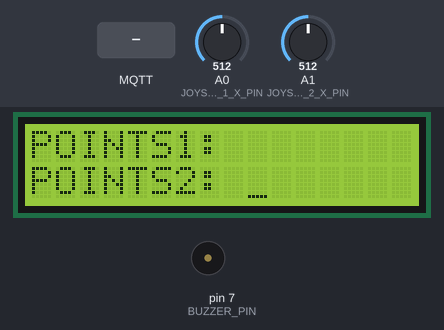
Bench run of a sketch on a simulated Arduino Mega 2560, built with avr-gcc and run on an emulated ATmega2560. Parts: 16×2 character LCD, buzzer (waves = sounding, pin HIGH). Wiring (inferred from the names in the program): character LCD (HD44780): RS A2; R/W A3; E A4; data A7, A8, A9, A10, A11, A12, A13, A14. The inputs (shaded band) are chosen by the test bench; at power-on: A0 (JOYSTICK_1_X_PIN) = 512, A1 (JOYSTICK_2_X_PIN) = 512. WiFi joins after 1.5 s; servers stay silent unless stated; no MQTT or app messages arrive unless stated; pins used as bus, display or sensor lines are not drawn; what the sketch prints to the serial monitor is not drawn.

Above: at 1.2 s.
1.3 s: MQTT message "0" arrives on the first subscribed topic
At 1.8 s:
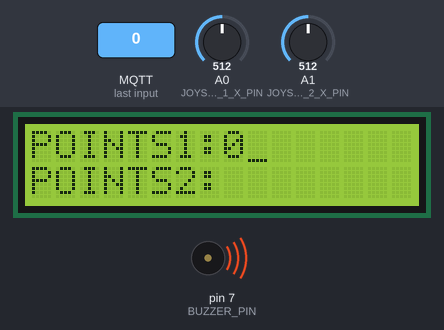
2.8 s: MQTT message "1" arrives on the first subscribed topic
At 4.0 s:
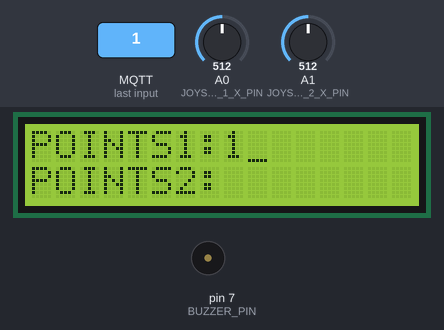
4.3 s: MQTT message "on" arrives on the first subscribed topic
At 5.3 s:
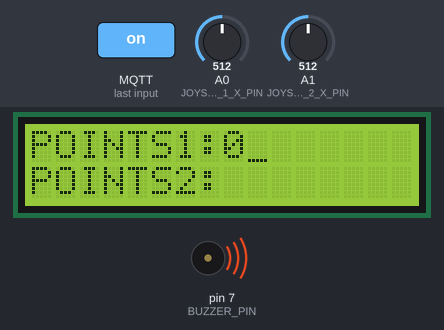
Timing chart, 0 to 7.3 s (numbered marks = the images above; inputs shaded):
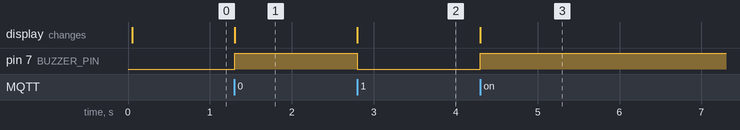

Measured:
- after the input at 1.3 s, pin 7 (BUZZER_PIN): LOW → HIGH at once; the display: changes at once (image 1)
- after the input at 2.8 s, pin 7 (BUZZER_PIN): HIGH → LOW at once; the display: changes at once (image 2)
- after the input at 4.3 s, pin 7 (BUZZER_PIN): LOW → HIGH at once; the display: changes at once (image 3)

The sketch:

ArkanoidPlaca2.ino
```cpp
/*************************************************************
*   IMPORTS
*************************************************************/

#include <Ethernet2.h>
#include <PubSubClient.h>
#include "Timer1.h"
#include "LCD.h"


/*************************************************************
*   NETWORK CONFIGURATION
*************************************************************/

// Instantiates an Ethernet client and MQTT client
EthernetClient ethClient;
PubSubClient mqttClient(ethClient);

// Ethernet MAC address
const uint8_t myMAC_LSB = 0x04;
byte mac[] = { 0x00, 0x00, 0x00, 0x00, 0x00, myMAC_LSB };

// HOME Network parameters
// IPAddress ip(192, 168, 1, 151);
// IPAddress gw(192, 168, 1, 1);

// UIB Network parameters
const uint8_t myHostAddress = 163;
IPAddress ip(192, 168, 132, myHostAddress); // This host IP
IPAddress gw(192, 168, 132, 7); // Gateway IP

IPAddress mydns(8, 8, 8, 8);

// MQTT broker information
const char broker_name[] = "tom.uib.es";
const unsigned int broker_port = 1883;
const char client_id[] = "mrm2";  // Unique client ID para el segundo Arduino

// MQTT topics
const char *bar1Topic = "Arkanoid/bar1";
const char *bar2Topic = "Arkanoid/bar2";
const char *points1Topic = "Arkanoid/points1";
const char *points2Topic = "Arkanoid/points2";


/*************************************************************
*   INPUT/OUTPUT CONSTANTS & VARIABLES
*************************************************************/

// Joystick pins
const uint8_t JOYSTICK_1_X_PIN = A0;  // Joystick 1 X-axis pin
const uint8_t JOYSTICK_2_X_PIN = A1;  // Joystick 2 X-axis pin

// LCD pins
const uint8_t PIN_RS = A2;
const uint8_t PIN_RW = A3;
const uint8_t PIN_EN = A4;

const uint8_t PIN_DB0 = A7;
const uint8_t PIN_DB1 = A8;
const uint8_t PIN_DB2 = A9;
const uint8_t PIN_DB3 = A10;
const uint8_t PIN_DB4 = A11;
const uint8_t PIN_DB5 = A12;
const uint8_t PIN_DB6 = A13;
const uint8_t PIN_DB7 = A14;

// Buzzer
const uint8_t BUZZER_PIN = 7;

// Joystick mapped values
const int minMappedValue = 20;
const int maxMappedValue = 780;

// Timer instance
Timer1 timer;
volatile bool publishFlag = false;

// LCD instance
LCD lcd(
  PIN_RS, PIN_RW, PIN_EN,
  PIN_DB0, PIN_DB1, PIN_DB2, PIN_DB3,
  PIN_DB4, PIN_DB5, PIN_DB6, PIN_DB7
);

/*************************************************************
*   GAME VARIABLES
*************************************************************/
// Points char []
char points1[10] = "0";
char points2[10] = "0";

// Variables para almacenar los puntos previos
int previousPoints1 = -1;
int previousPoints2 = -1;


/*************************************************************
*   INTERRUPT SERVICE ROUTINE (ISR)
*************************************************************/
ISR(TIMER1_COMPA_vect) {
  publishFlag = true;
}

/*************************************************************
*   SETUP FUNCTION
*************************************************************/
void setup() {
  Serial.begin(115200);

  lcd.init();

  // LCD setup
  lcd.clear();

  lcd.moveCursor(0, 0);
  lcd.print("POINTS1: ");

  lcd.moveCursor(1, 0);
  lcd.print("POINTS2: ");
  pinMode(BUZZER_PIN, OUTPUT);

  Ethernet.begin(mac, ip, mydns, gw);
  mqttClient.setServer(broker_name, broker_port);
  mqttClient.setCallback(callback);

  // Initialize and start Timer1 (100ms interval)
  timer.init(PS_256, 6250);  // 16MHz / 256 prescaler -> 37500 ticks = 600ms
  timer.start();
}


/*************************************************************
*   MAIN LOOP FUNCTION
*************************************************************/
void loop() {
  connect();

  // Suscribe to topics
  static bool subscribed = false;
  if (!subscribed) {
    mqttClient.subscribe(points1Topic);
    mqttClient.subscribe(points2Topic);
    subscribed = true;
    Serial.println("Subscribed to topics");
  }

  // Publish joystick values
  if (publishFlag) {
    publishJoystickValues();
    publishFlag = false;
  }

  mqttClient.loop();
}


/*************************************************************
*   NETWORK COMMUNICATION FUNCTIONS
*************************************************************/
void publishJoystickValues() {
  int joystickValue1 = analogRead(JOYSTICK_1_X_PIN);
  int joystickValue2 = analogRead(JOYSTICK_2_X_PIN);

  int mappedValue1 = map(joystickValue1, 0, 1023, minMappedValue, maxMappedValue);
  int mappedValue2 = map(joystickValue2, 0, 1023, minMappedValue, maxMappedValue);

  // Convert mapped values to strings
  char payload1[10], payload2[10];
  sprintf(payload1, "%d", mappedValue1);
  sprintf(payload2, "%d", mappedValue2);

  // Publish values to respective topics
  mqttClient.publish(bar1Topic, payload1);
  mqttClient.publish(bar2Topic, payload2);
}

void callback(char* topic, byte* payload, unsigned int length) {
  char message[length + 1];
  memcpy(message, payload, length);
  message[length] = '\0';

  // Turn message to integer
  int currentPoints = atoi(message);

  if (strcmp(topic, points1Topic) == 0) {
    if (currentPoints != previousPoints1) {
      previousPoints1 = currentPoints;
      sprintf(points1, "%d", currentPoints);
      soundBuzzer();
      lcd.moveCursor(0, 8);  // Move cursor
      lcd.print(points1);  // Print points1
    }
  } else if (strcmp(topic, points2Topic) == 0) {
    if (currentPoints != previousPoints2) {
      previousPoints2 = currentPoints;
      sprintf(points2, "%d", currentPoints);
      soundBuzzer();
      lcd.moveCursor(1, 8);  // Move cursor
      lcd.print(points2);  // Print points1
    }
  }
}

void connect() {
  while (!mqttClient.connected()) {
    Serial.println("Attempting MQTT connection...");
    if (mqttClient.connect(client_id)) {
      Serial.println("Connected to MQTT broker!");
    } else {
      Serial.print("Connection failed, rc=");
      Serial.print(mqttClient.state());
      Serial.println(" retrying in 2 seconds...");
      delay(5000);  // Intentar nuevamente después de 2 segundos
    }
  }
}

/*************************************************************
*   HELPER FUNCTIONS
*************************************************************/
void soundBuzzer() {
  static bool buzzerState = false;

  Serial.println("buzz buzz buzzz");
  if (buzzerState) {
    digitalWrite(BUZZER_PIN, LOW);  // Turn off buzzer
  } else {
    digitalWrite(BUZZER_PIN, HIGH); // Turn on buzzer
  }
  buzzerState = !buzzerState;
}
```

Timer1.cpp
```cpp
#include "Timer1.h"

Timer1::Timer1() {}

void Timer1::init(pscaler_t pscaler, uint16_t ticks)
{
  // Clear timer counter
  TCNT1 = 0;

  // Reset timer control registers
  TCCR1A = 0;
  TCCR1B = 0;

  // Confige CTC mode (WGMn3:0 = 0100)
  TCCR1B |= 0 << WGM13 | 1 << WGM12 | 0 << WGM11 | 0 << WGM10;

  // Enable OC match interrupt
  TIMSK1 |= (1 << OCIE1A);

  this->pscaler = pscaler;
  this->ticks = ticks;
}

void Timer1::start()
{
  OCR1A = ticks;
  TCCR1B &= ~(1 << CS12 | 1 << CS11 | 1 << CS10);
  switch (pscaler) {
    case PS_1    : TCCR1B |= (0 << CS12 | 0 << CS11 | 1 << CS10); break;
    case PS_8    : TCCR1B |= (0 << CS12 | 1 << CS11 | 0 << CS10); break;
    case PS_64   : TCCR1B |= (0 << CS12 | 1 << CS11 | 1 << CS10); break;
    case PS_256  : TCCR1B |= (1 << CS12 | 0 << CS11 | 0 << CS10); break;
    case PS_1024 : TCCR1B |= (1 << CS12 | 0 << CS11 | 1 << CS10); break;
  }
}

void Timer1::pause()
{
  // Disable prescaler
  TCCR1B &= ~(1 << CS12 | 1 << CS11 | 1 << CS10);
}

void Timer1::stop()
{
  // Clear timer counter
  TCNT1 = 0;

  pause();
}
```

Timer1.h
```cpp
#include "Arduino.h"

#ifndef TIMER1_H
#define TIMER1_H

typedef enum {PS_1, PS_8, PS_64, PS_256, PS_1024} pscaler_t;

class Timer1 {
  public:
    Timer1();

    void init(pscaler_t pscaler, uint16_t ticks);
    void start();
    void pause();
    void stop();

  private:
    pscaler_t pscaler;
    uint16_t ticks;
};

#endif
```

LCD.cpp
```cpp
/**
	@file LCD.cpp
	@author
	@date
	@brief LCD library.
*/

#include "LCD.h"

/*******************************************************************************
 ** Initializations
 ******************************************************************************/

LCD::LCD(
  uint8_t pin_rs, uint8_t pin_rw, uint8_t pin_en,
  uint8_t pin_db0, uint8_t pin_db1, uint8_t pin_db2, uint8_t pin_db3,
  uint8_t pin_db4, uint8_t pin_db5, uint8_t pin_db6, uint8_t pin_db7
) {
  // save pins
  this->pin_rs = pin_rs;
  this->pin_rw = pin_rw;
  this->pin_en = pin_en;

  pinMode(pin_rs, OUTPUT);
  pinMode(pin_rw, OUTPUT);
  pinMode(pin_en, OUTPUT); digitalWrite(pin_en, LOW);

  pin_db[0] = pin_db0;
  pin_db[1] = pin_db1;
  pin_db[2] = pin_db2;
  pin_db[3] = pin_db3;
  pin_db[4] = pin_db4;
  pin_db[5] = pin_db5;
  pin_db[6] = pin_db6;
  pin_db[7] = pin_db7;
}

void LCD::init()
{
  /* See page 45 */

  delay(40);

  // Function set: 8 bits
  send(INSTR, 0b00110000);
  delayMicroseconds(4100);

  // Function set: 8 bits
  send(INSTR, 0b00110000);
  delayMicroseconds(100);

  // Function set: 8 bits
  send(INSTR, 0b00110000);
  wait();

  // Function set: 8 bits, 2 lines and character font 5x8
  send(INSTR, 0b00111000);
  wait();

  // Display off
  off();

  // Display clear
  clear();

  // Entry mode set: Cursor move direction increment and no shifting
  send(INSTR, 0b00000110);
  wait();


  /* INITIALIZATION FINISHED */

  // Display on
  on(CURSOR_ON, BLINK_OFF);
}


/*******************************************************************************
 ** Print
 ******************************************************************************/

void LCD::print(char c)
{
  send(DATA, c);
  wait();
}

void LCD::print(char *str)
{
  while (*str != '\0') {
    print(*str);
    str++;
  }
}


/*******************************************************************************
 ** Display control
 ******************************************************************************/

void LCD::on(lcd_cursor_state_t cursor_state, lcd_blink_state_t blink_state)
{
  send(INSTR, 0b00001110);
  wait();
}

void LCD::off()
{
  send(INSTR, 0b00001000);
  wait();
}

void LCD::clear()
{
  send(INSTR, 0b00000001);
  wait();
}


/*******************************************************************************
 ** Cursor control
 ******************************************************************************/

void LCD::moveCursor(uint8_t row, uint8_t col)
{
  uint8_t instr = 0b10000000;

  if (row == 1) {
    instr |= 0b01000000;
  }
  instr |= col;

  send(INSTR, instr);
}

void LCD::moveCursorRight()
{

}

void LCD::moveCursorLeft()
{

}


/*******************************************************************************
 ** Shift control
 ******************************************************************************/

void LCD::shiftDisplayRight()
{

}

void LCD::shiftDisplayLeft()
{

}


/******************************************************************************/
/** PRIVATE FUNCTIONS                                                        **/
/******************************************************************************/

void LCD::send(lcd_send_mode_t send_mode, uint8_t value)
{
  // Set data pins as output
  for (uint8_t pin_id = 0; pin_id < 8; pin_id++) {
    pinMode(pin_db[pin_id], OUTPUT);
  }

  // Set RS and RW to send instruction/data depending on mode
  if (send_mode == INSTR) {
    digitalWrite(pin_rs, LOW);
  } else if (send_mode == DATA) {
    digitalWrite(pin_rs, HIGH);
  }
  digitalWrite(pin_rw, LOW);

  // Write from value to data pins
  digitalWrite(pin_db[7], (value & 0b10000000) >> 7);
  digitalWrite(pin_db[6], (value & 0b01000000) >> 6);
  digitalWrite(pin_db[5], (value & 0b00100000) >> 5);
  digitalWrite(pin_db[4], (value & 0b00010000) >> 4);
  digitalWrite(pin_db[3], (value & 0b00001000) >> 3);
  digitalWrite(pin_db[2], (value & 0b00000100) >> 2);
  digitalWrite(pin_db[1], (value & 0b00000010) >> 1);
  digitalWrite(pin_db[0], (value & 0b00000001) >> 0);

  do_enable_pulse();
}

void LCD::wait()
{
  uint8_t busy;

  // Set data pins as input
  for (uint8_t pin_id = 0; pin_id < 8; pin_id++) {
    pinMode(pin_db[pin_id], INPUT);
  }

  // Set RS and RW to read busy flag
  digitalWrite(pin_rs, LOW);
  digitalWrite(pin_rw, HIGH);

  do {
    digitalWrite(pin_en, HIGH);

    // Read busy flag (db7)
    busy = digitalRead(pin_db[7]);

    digitalWrite(pin_en, LOW);
  } while (busy == HIGH);
}

void LCD::do_enable_pulse()
{
  digitalWrite(pin_en, LOW);
  delayMicroseconds(1);
  digitalWrite(pin_en, HIGH);
  delayMicroseconds(1);
  digitalWrite(pin_en, LOW);
  delayMicroseconds(100);
}
```

LCD.h
```cpp
/**
	@file LCD.h
	@author
	@date
	@brief LCD library.
*/

#include <Arduino.h>
#include <stdint.h>

#ifndef LCD_H
#define LCD_H

typedef enum {CURSOR_ON, CURSOR_OFF} lcd_cursor_state_t;
typedef enum {BLINK_ON,  BLINK_OFF } lcd_blink_state_t;

typedef enum {INSTR, DATA} lcd_send_mode_t;

class LCD {
  public:
    // Initializations
    LCD(uint8_t pin_rs, uint8_t pin_rw, uint8_t pin_en,
        uint8_t pin_db0, uint8_t pin_db1, uint8_t pin_db2, uint8_t pin_db3,
        uint8_t pin_db4, uint8_t pin_db5, uint8_t pin_db6, uint8_t pin_db7);

    void init();

    // Print
    void print(char c);
    void print(char *str);

    // Display control
    void on(lcd_cursor_state_t cursor_state, lcd_blink_state_t blink_state);
    void off();

    void clear();

    // Cursor control
    void moveCursor(uint8_t row, uint8_t col);
    void moveCursorRight();
    void moveCursorLeft();

    // Shift control
    void shiftDisplayRight();
    void shiftDisplayLeft();

  private:
    void send(lcd_send_mode_t send_mode, uint8_t value);
    void wait();

    void do_enable_pulse();

    uint8_t pin_rs;
    uint8_t pin_rw;
    uint8_t pin_en;

    uint8_t pin_db[8];
};

#endif
```
